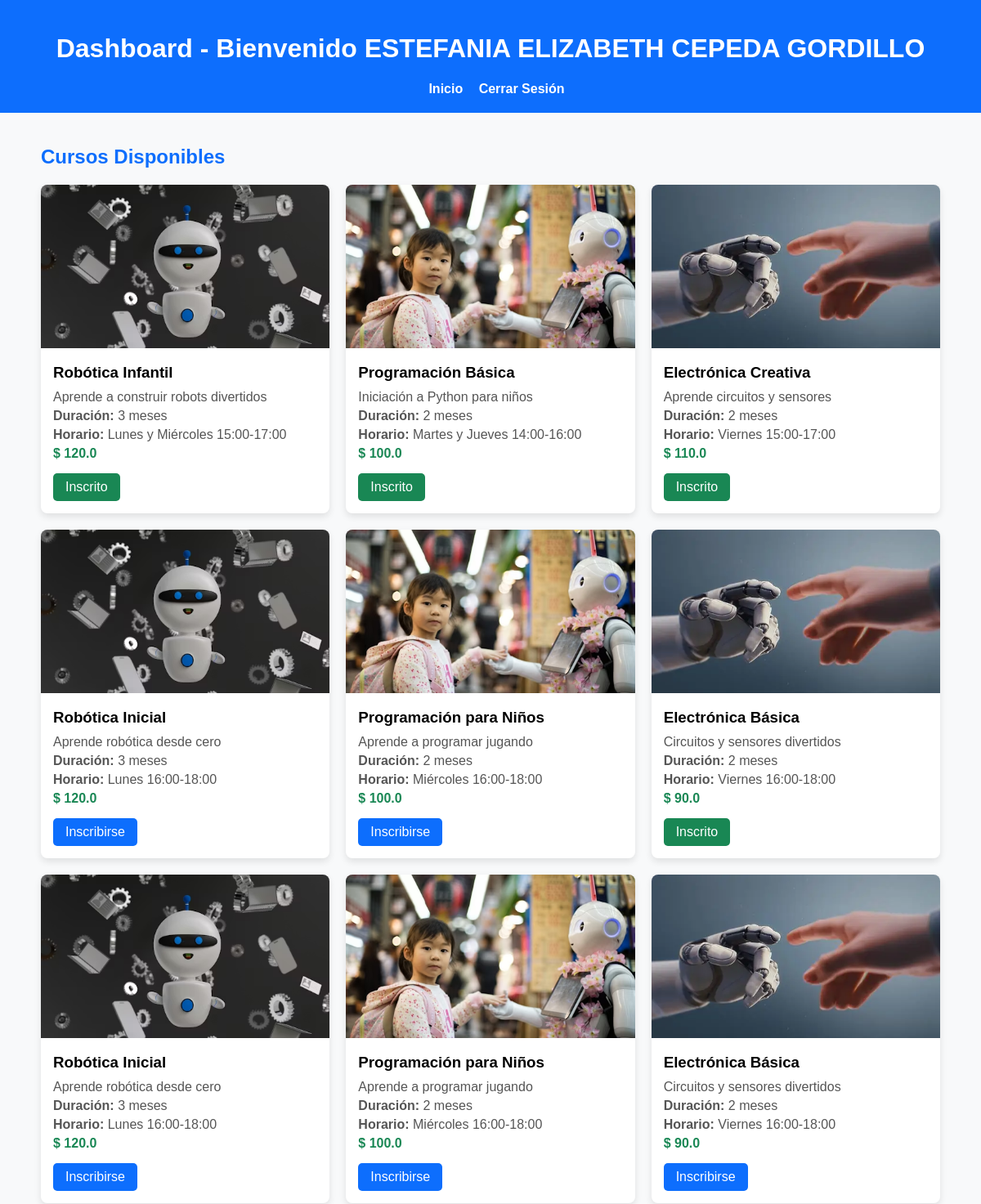
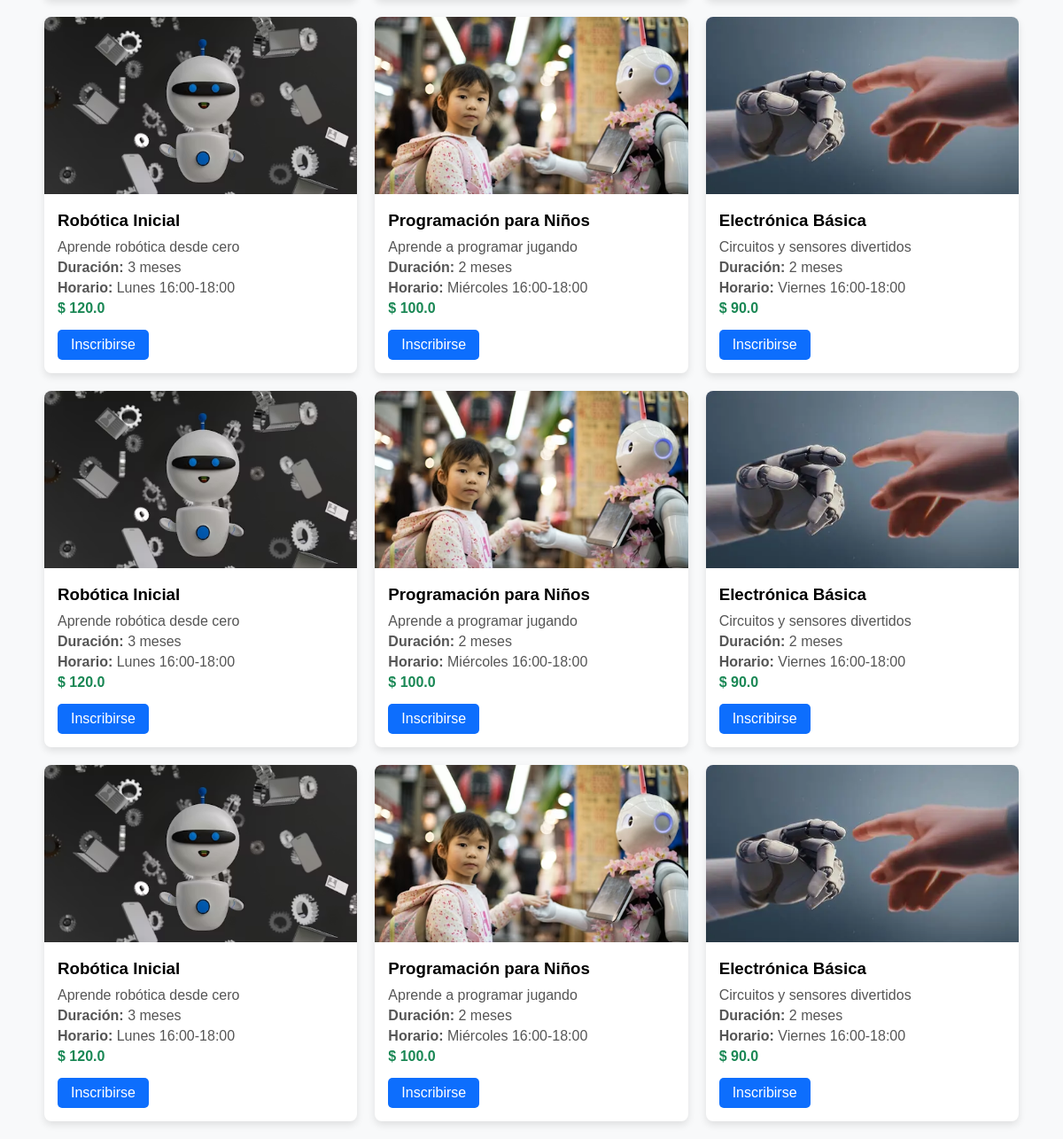
The app's page /dashboard (signed in) with its own data (2 pictures, top to bottom).
### tables this page shows
CREATE TABLE cursos (
            id INTEGER PRIMARY KEY AUTOINCREMENT,
            titulo TEXT,
            descripcion TEXT,
            duracion TEXT,
            precio REAL,
            horario TEXT,
            imagen TEXT
        );

### app.py (the view)
@app.route('/dashboard')
def dashboard():
    if 'usuario_id' not in session:
        return redirect(url_for('login'))
    conn = get_connection()
    cursos = conn.execute("SELECT * FROM cursos").fetchall()
    inscripciones = conn.execute("SELECT curso_id FROM inscripciones WHERE usuario_id = ?", (session['usuario_id'],)).fetchall()
    inscritos = [i['curso_id'] for i in inscripciones]
    conn.close()
    return render_template('dashboard.html', cursos=cursos, inscritos=inscritos)

### app.py (called while the page is built)
def get_connection():
    conn = sqlite3.connect(DATABASE)
    conn.row_factory = sqlite3.Row
    return conn

### templates/dashboard.html (shortened to what this page needs)
<!DOCTYPE html>
<html lang="es">
<head>
</head>
<body>
    <header>
        <h1>Dashboard - Bienvenido {{ session['usuario_nombre'] }}</h1>
        <a href="{{ url_for('index') }}">Inicio</a>
        <a href="{{ url_for('logout') }}">Cerrar Sesión</a>
    </header>
    <div class="container">
        <h2>Cursos Disponibles</h2>
        <div class="cursos">
            {% for curso in cursos %}
            <div class="curso">
                <img src="{{ url_for('static', filename=curso['imagen']) }}" alt="{{ curso['titulo'] }}">
                <div class="curso-content">
                    <h3>{{ curso['titulo'] }}</h3>
                    <p>{{ curso['descripcion'] }}</p>
                    <p><strong>Duración:</strong> {{ curso['duracion'] }}</p>
                    <p><strong>Horario:</strong> {{ curso['horario'] }}</p>
                    <p class="precio">$ {{ curso['precio'] }}</p>
                    {% if curso['id'] in inscritos %}
                        <span class="btn" style="background-color:#198754;">Inscrito</span>
                    {% else %}
                        <a href="{{ url_for('inscribirse', curso_id=curso['id']) }}" class="btn">Inscribirse</a>
                    {% endif %}
                </div>
            </div>
            {% endfor %}
        </div>
    </div>
</body>
</html>

### templates/dashboard.html (style rules this page uses)
body { font-family: Arial, sans-serif; background-color: #f8f9fa; margin:0; padding:0; }
header { background-color: #0d6efd; color: white; padding: 20px; text-align: center; }
header a { color: white; margin-left: 15px; text-decoration: none; font-weight: bold; }
.container { max-width: 1100px; margin: auto; padding: 20px; }
h2 { color: #0d6efd; }
.cursos { display: grid; grid-template-columns: repeat(auto-fit, minmax(300px, 1fr)); gap: 20px; margin-top: 20px; }
.curso { background-color: white; border-radius: 8px; box-shadow: 0 4px 8px rgba(0,0,0,0.1); overflow: hidden; transition: transform 0.2s; }
.curso img { width: 100%; height: 200px; object-fit: cover; }
.curso-content { padding: 15px; }
.curso-content h3 { margin: 0 0 10px 0; }
.curso-content p { margin: 5px 0; color: #555; }
.curso-content .precio { font-weight: bold; color: #198754; }
.btn { display: inline-block; margin-top: 10px; padding: 8px 15px; background-color: #0d6efd; color: white; text-decoration: none; border-radius: 5px; transition: background-color 0.2s; }

### records on screen
cursos: imagen (picture), titulo "Robótica Infantil", descripcion "Aprende a construir robots divertidos", duracion "3 meses", horario "Lunes y Miércoles 15:00-17:00", precio "120.0", shows "Inscrito"
cursos: imagen (picture), titulo "Programación Básica", descripcion "Iniciación a Python para niños", duracion "2 meses", horario "Martes y Jueves 14:00-16:00", precio "100.0", shows "Inscrito"
cursos: imagen (picture), titulo "Electrónica Creativa", descripcion "Aprende circuitos y sensores", duracion "2 meses", horario "Viernes 15:00-17:00", precio "110.0", shows "Inscrito"
cursos: imagen (picture), titulo "Robótica Inicial", descripcion "Aprende robótica desde cero", duracion "3 meses", horario "Lunes 16:00-18:00", precio "120.0"
cursos: imagen (picture), titulo "Programación para Niños", descripcion "Aprende a programar jugando", duracion "2 meses", horario "Miércoles 16:00-18:00", precio "100.0"
cursos: imagen (picture), titulo "Electrónica Básica", descripcion "Circuitos y sensores divertidos", duracion "2 meses", horario "Viernes 16:00-18:00", precio "90.0", shows "Inscrito"
cursos: imagen (picture), titulo "Robótica Inicial", descripcion "Aprende robótica desde cero", duracion "3 meses", horario "Lunes 16:00-18:00", precio "120.0"
cursos: imagen (picture), titulo "Programación para Niños", descripcion "Aprende a programar jugando", duracion "2 meses", horario "Miércoles 16:00-18:00", precio "100.0"
cursos: imagen (picture), titulo "Electrónica Básica", descripcion "Circuitos y sensores divertidos", duracion "2 meses", horario "Viernes 16:00-18:00", precio "90.0"
cursos: imagen (picture), titulo "Robótica Inicial", descripcion "Aprende robótica desde cero", duracion "3 meses", horario "Lunes 16:00-18:00", precio "120.0"
cursos: imagen (picture), titulo "Programación para Niños", descripcion "Aprende a programar jugando", duracion "2 meses", horario "Miércoles 16:00-18:00", precio "100.0"
cursos: imagen (picture), titulo "Electrónica Básica", descripcion "Circuitos y sensores divertidos", duracion "2 meses", horario "Viernes 16:00-18:00", precio "90.0"
cursos: imagen (picture), titulo "Robótica Inicial", descripcion "Aprende robótica desde cero", duracion "3 meses", horario "Lunes 16:00-18:00", precio "120.0"
cursos: imagen (picture), titulo "Programación para Niños", descripcion "Aprende a programar jugando", duracion "2 meses", horario "Miércoles 16:00-18:00", precio "100.0"
cursos: imagen (picture), titulo "Electrónica Básica", descripcion "Circuitos y sensores divertidos", duracion "2 meses", horario "Viernes 16:00-18:00", precio "90.0"
cursos: imagen (picture), titulo "Robótica Inicial", descripcion "Aprende robótica desde cero", duracion "3 meses", horario "Lunes 16:00-18:00", precio "120.0"
cursos: imagen (picture), titulo "Programación para Niños", descripcion "Aprende a programar jugando", duracion "2 meses", horario "Miércoles 16:00-18:00", precio "100.0"
cursos: imagen (picture), titulo "Electrónica Básica", descripcion "Circuitos y sensores divertidos", duracion "2 meses", horario "Viernes 16:00-18:00", precio "90.0"

### other values on screen
{{ session['usuario_nombre'] }} "ESTEFANIA ELIZABETH CEPEDA GORDILLO"
